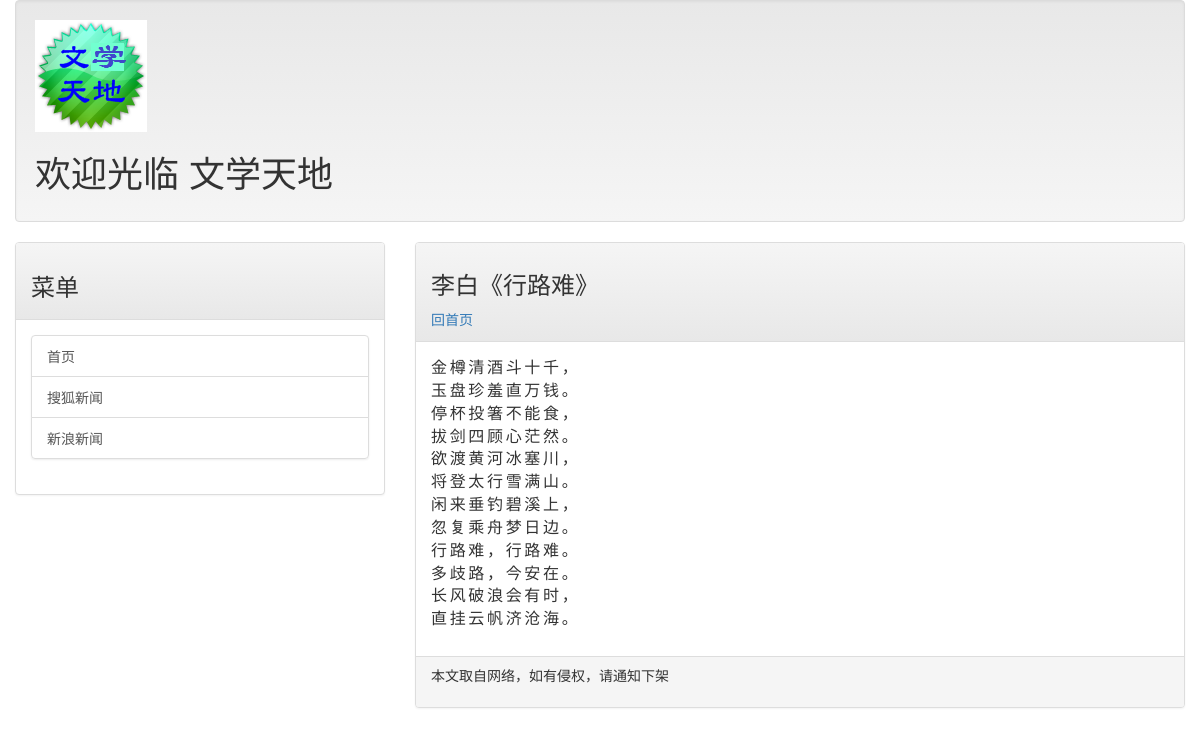
/post/XingLuNan, run on the app's committed database.
### mainsite/models.py (models this page shows, shortened)
class Post(models.Model):
	title = models.CharField(max_length=200)
	slug = models.CharField(max_length=200)
	body = models.TextField()
	pub_date = models.DateTimeField(default=timezone.now)
	class Meta:
		ordering = ('-pub_date',)

### mainsite/views.py (the view)
# urls.py: url(r'^post/(\w+)$', showpost),
def showpost(request, slug):
	template = get_template('post.html')
	try:
		post = Post.objects.get(slug=slug)
		if post != None:
			html = template.render(locals())
			return HttpResponse(html)
	except:
		return redirect('/')

### templates/post.html (shortened to what this page needs)
{% extends 'base.html' %}
{% load markdown_deux_tags %}
{% block headmessage %}
    <h3 style="font-family: 微软雅黑;">{{ post.title }}</h3>
    <a style="font-family: 微软雅黑;" href="/">回首页</a>
{% endblock %}
{% block content %}
        <div style="font-family: 微软雅黑; font-size: 12pt; letter-spacing: 2pt;">
        	{{ post.body | markdown | linebreaksbr }}
        </div>
{% endblock %}

### data on the page
Post: title "李白《行路难》", body "金樽清酒斗十千， 玉盘珍羞直万钱。 停杯投箸不能食， 拔剑四顾心茫然。 欲渡黄河冰塞川， 将登太行雪满山。 闲来垂钓碧溪上， 忽复乘舟梦日边。 行路难，行路难。 多歧路，今安在。 长风破浪会有时， 直挂云帆济沧海。"
